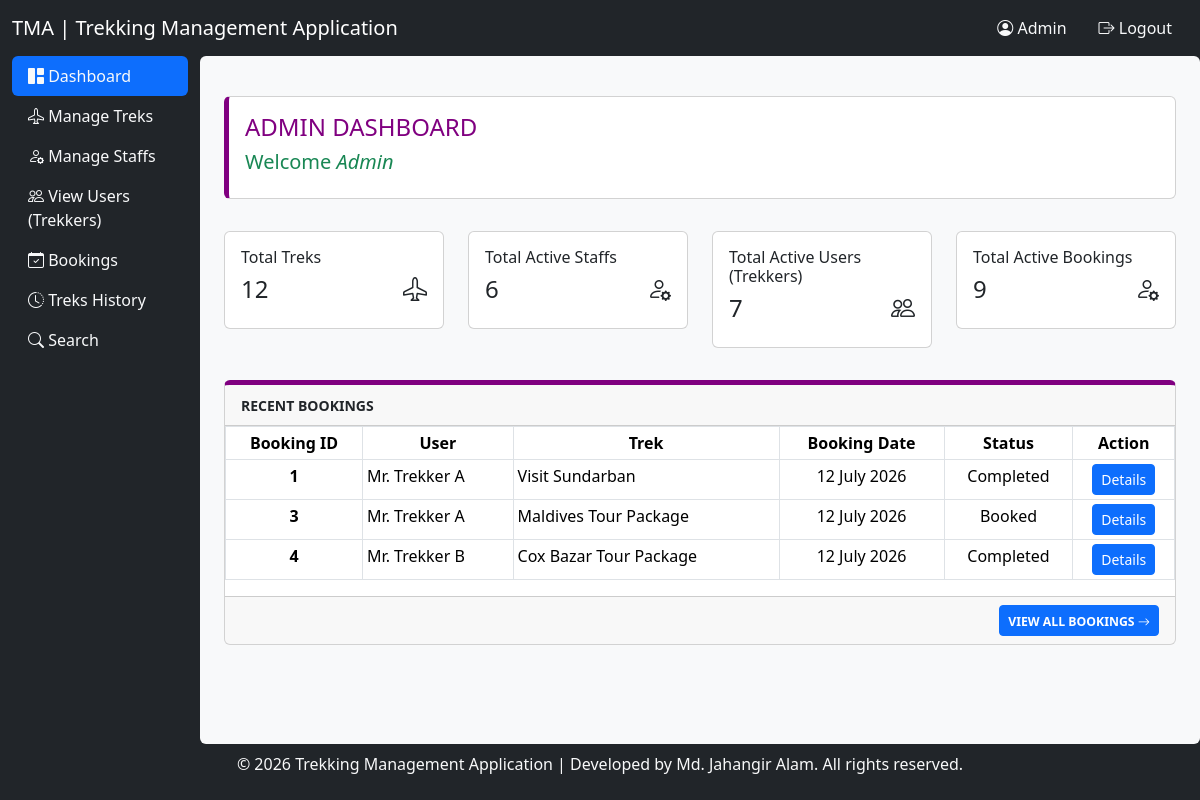
Screenshot of /adminDashboard (signed in) with the database file from the repository.
### application/models.py (models this page shows)
class Booking(db.Model):
    __tablename__ = 'bookings'
    id = db.Column(db.Integer, primary_key = True)
    trek_id = db.Column(db.Integer, db.ForeignKey('treks.id'), nullable = False)
    trekker_id = db.Column(db.Integer, db.ForeignKey('trekkers.id'), nullable = False)
    booking_date = db.Column(db.Date, nullable = False) ## Date in yyyy-mm-dd format
    status = db.Column(db.String(255), nullable = False) ## (booked / cancelled / completed)
    completion_date = db.Column(db.Date, nullable = True) ## Date in yyyy-mm-dd format,
    trek = db.relationship('Trek')
    trekker  = db.relationship('Trekker')

class Trekker(db.Model):
    __tablename__ = 'trekkers'
    id = db.Column(db.Integer, primary_key = True)
    user_id = db.Column(db.Integer, db.ForeignKey('users.id'), nullable = False) ## Added to link User model
    full_name = db.Column(db.String(255), nullable = False)
    contact_no = db.Column(db.Integer, nullable = False)
    gender = db.Column(db.String(255), nullable = False) ## Added additionaly
    user = db.relationship('User')

class Trek(db.Model):
    __tablename__ = 'treks'
    id = db.Column(db.Integer, primary_key = True)
    trek_name = db.Column(db.String(255), nullable = False)
    location = db.Column(db.String(255), nullable = False)
    difficulty = db.Column(db.String(255), nullable = False) ## easy / medium / hard
    duration = db.Column(db.Integer, nullable = False) ## In days
    assigned_staff_id = db.Column(db.Integer, db.ForeignKey('staffs.id'), nullable = False) ## Added to link Staff model
    status = db.Column(db.String(255), nullable = False, default = "deactive") ## (open / closed / completed
    start_date = db.Column(db.Date, nullable = False) ## Date in yyyy-mm-dd format
    end_date = db.Column(db.Date, nullable = False) ## Date in yyyy-mm-dd format
    total_slots = db.Column(db.Integer, nullable = False)
    trek_description = db.Column(db.String(300), nullable = False)
    trek_image_link = db.Column(db.String, nullable = False)

### application/controllers.py (the view)
@app.route('/adminDashboard')
def admin_dashboard():
    auth = req_role('admin')
    if auth == False:
        return redirect(url_for('logout'))
    staffs = Staff.query.join(User).filter(User.status == "active").all()
    staffs_active_count = len([staff for staff in staffs])
    trekkers = Trekker.query.join(User).filter(User.status == "active").all()
    trekkers_active_count = len([trekker for trekker in trekkers])
    treks = Trek.query.all()
    trek_count = len([trek for trek in treks])
    bookings = Booking.query.all()
    active_booking_count = len([booking for booking in bookings if booking.status == "booked"])
    last_three_bookings = Booking.query.order_by(Booking.booking_date.desc()).limit(3).all()
    return render_template('adminDashboard.html',
        staffs_active_count = staffs_active_count,
        trekkers_active_count = trekkers_active_count,
        trek_count = trek_count,
        active_booking_count = active_booking_count,
        last_three_bookings = last_three_bookings
        )

### application/controllers.py (called while the page is built)
def req_role(required_role):
    if not session:
        return False
    if session['user_role'] != required_role:
        return False

### templates/adminDashboard.html
{% set pageTitle = "Admin Dashboard" %}
{% set pageID = 11 %}
{% extends 'baseTemplate.tpl.html' %}
    {% block ContentArea %}
    <div class="container-fluid">
        <div class="row" style="min-height: 86vh;">
            {% include 'sidebar.inc.html' %}
            <div class="col-10 offset-2 p-4 bg-light rounded">
                <div class="row pt-2 mt-2 mb-4">
                    <div class="col">
                        <div class="card" style="border-left: 5px solid purple;">
                            <div class="card-body">
                                <h4 class="text-uppercase" style="color: purple;">Admin Dashboard</h4>
                                <p class="h5 text-success">Welcome <em>{{ session['username'].capitalize() }}</em></p>
                            </div>
                        </div>
                    </div>
                </div>
                <div class="row pt-2 mt-2 mb-4">
                    <div class="col-3">
                        <div class="card">
                            <div class="card-body">
                                <h6 class="card-title">Total Treks</h6>
                                <div class="d-flex justify-content-between">
                                    <div class="h4">{{ trek_count }}</div>
                                    <div class="h4"><i class="bi bi-airplane"></i></div>
                                </div>
                            </div>
                        </div>
                    </div>
                    <div class="col-3">
                        <div class="card">
                            <div class="card-body">
                                <h6 class="card-title">Total Active Staffs</h6>
                                <div class="d-flex justify-content-between">
                                    <div class="h4">{{ staffs_active_count }}</div>
                                    <div class="h4"><i class="bi bi-person-gear"></i></div>
                                </div>
                            </div>
                        </div>
                    </div>
                    <div class="col-3">
                        <div class="card">
                            <div class="card-body">
                                <h6 class="card-title">Total Active Users (Trekkers)</h6>
                                <div class="d-flex justify-content-between">
                                    <div class="h4">{{ trekkers_active_count }}</div>
                                    <div class="h4"><i class="bi bi-people"></i></div>
                                </div>
                            </div>
                        </div>
                    </div>
                    <div class="col-3">
                        <div class="card">
                            <div class="card-body">
                                <h6 class="card-title">Total Active Bookings</h6>
                                <div class="d-flex justify-content-between">
                                    <div class="h4">{{ active_booking_count }}</div>
                                    <div class="h4"><i class="bi bi-person-gear"></i></div>
                                </div>
                            </div>
                        </div>
                    </div>
                </div>
                <div class="row pt-2 mt-2 mb-4">
                    <div class="col">
                        <div class="card" style="border-top: 5px solid purple;">
                            <div class="card-header">
                                <small class="text-uppercase"><strong>Recent Bookings</strong></small>
                            </div>
                            <div class="card-body p-0">
                                <table class="table table-sm table-bordered">
                                    <thead class="bg-light">
                                        <tr>
                                            <th class="text-center">Booking ID</th>
                                            <th class="text-center">User</th>
                                            <th class="text-center">Trek</th>
                                            <th class="text-center">Booking Date</th>
                                            <th class="text-center">Status</th>
                                            <th class="text-center">Action</th>
                                        </tr>
                                    </thead>
                                    <tbody>
                                        {% for booking in last_three_bookings %}
                                         <tr>
                                            <th class="text-center">{{ booking.id }}</th>
                                            <td>{{ booking.trekker.full_name }}</td>
                                            <td>{{ booking.trek.trek_name }}</td>
                                            <td class="text-center">{{ booking.booking_date.strftime("%d %B %Y") }}</td>
                                            <td class="text-center">{{ booking.status.capitalize() }}</td>
                                            <td class="text-center">
                                                <a class="btn btn-sm btn-primary" href="{{ url_for('admin_view_booking_details', booking_id = booking.id) }}">Details</a>
                                            </td>
                                        </tr>
                                        {% endfor %}
                                    </tbody>
                                </table>
                            </div>
                            <div class="card-footer text-end">
                                <a class="btn btn-sm btn-primary" href="{{ url_for('admin_view_bookings') }}">
                                    <small class="text-uppercase"><strong>View All Bookings <i class="bi bi-arrow-right"></i></strong></small>
                                </a>
                            </div>
                        </div>
                    </div>
                </div>
            </div>
        </div>
    </div>
    {% endblock %}

### rows the page displays
Booking: id "1", trekker.full_name "Mr. Trekker A", trek.trek_name "Visit Sundarban", booking_date "12 July 2026", status "Completed"
Booking: id "3", trekker.full_name "Mr. Trekker A", trek.trek_name "Maldives Tour Package", booking_date "12 July 2026", status "Booked"
Booking: id "4", trekker.full_name "Mr. Trekker B", trek.trek_name "Cox Bazar Tour Package", booking_date "12 July 2026", status "Completed"

### other values shown
{{ session['username'].capitalize() }} "Admin"
{{ trek_count }} "12"
{{ staffs_active_count }} "6"
{{ trekkers_active_count }} "7"
{{ active_booking_count }} "9"
